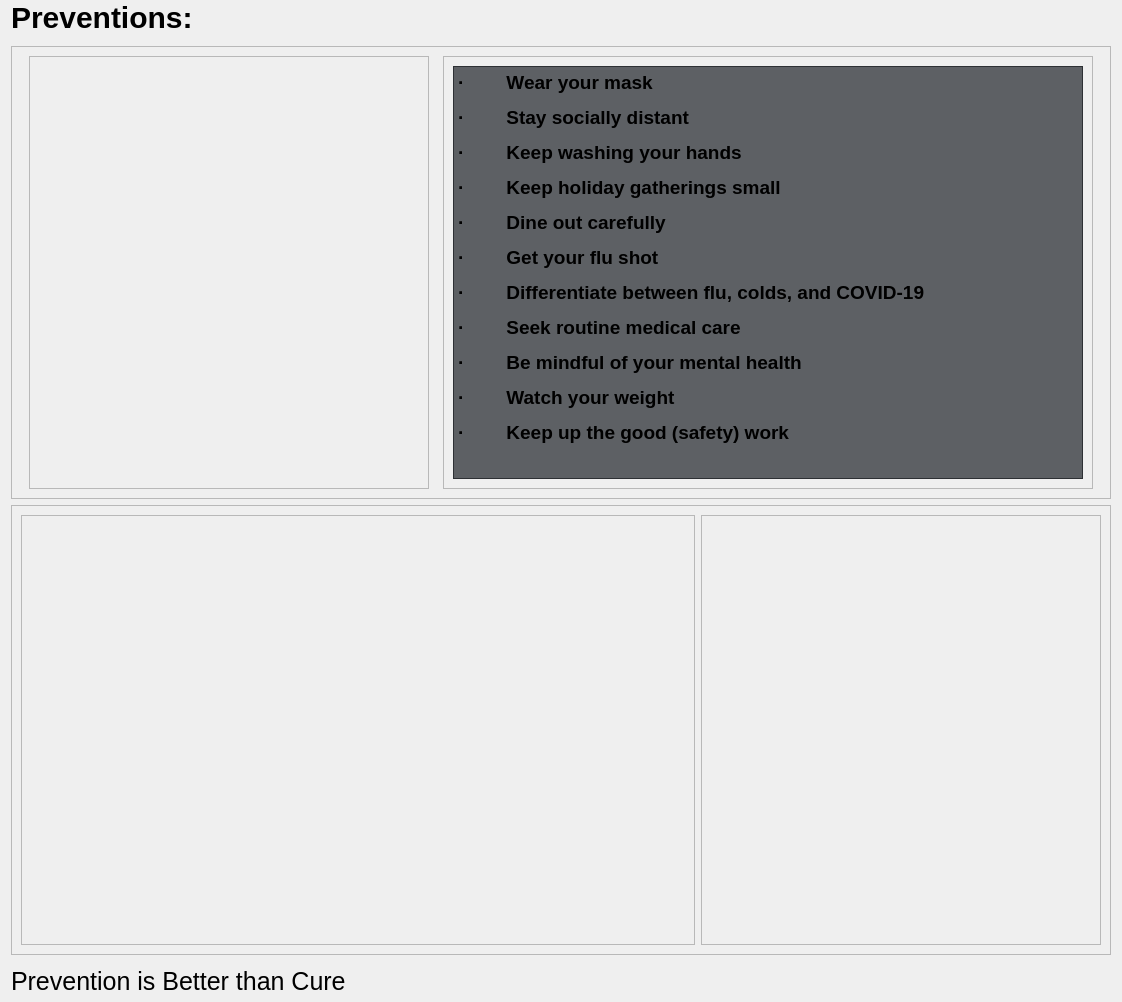
                             <widget class="QWidget" name="scrollAreaWidgetContents_3">
                              <property name="geometry">
                               <rect>
                                <x>0</x>
                                <y>0</y>
                                <width>1122</width>
                                <height>1002</height>
                               </rect>
                              </property>
                              <layout class="QVBoxLayout" name="verticalLayout_21">
                               <property name="topMargin">
                                <number>0</number>
                               </property>
                               <item>
                                <widget class="QLabel" name="label">
                                 <property name="minimumSize">
                                  <size>
                                   <width>0</width>
                                   <height>40</height>
                                  </size>
                                 </property>
                                 <property name="maximumSize">
                                  <size>
                                   <width>16777215</width>
                                   <height>40</height>
                                  </size>
                                 </property>
                                 <property name="styleSheet">
                                  <string notr="true">font-size: 30px;
font: bold;</string>
                                 </property>
                                 <property name="text">
                                  <string>Preventions:</string>
                                 </property>
                                 <property name="alignment">
                                  <set>Qt::AlignLeading|Qt::AlignLeft|Qt::AlignTop</set>
                                 </property>
                                </widget>
                               </item>
                               <item>
                                <widget class="QFrame" name="frame_4">
                                 <property name="minimumSize">
                                  <size>
                                   <width>0</width>
                                   <height>450</height>
                                  </size>
                                 </property>
                                 <property name="frameShape">
                                  <enum>QFrame::StyledPanel</enum>
                                 </property>
                                 <property name="frameShadow">
                                  <enum>QFrame::Raised</enum>
                                 </property>
                                 <layout class="QHBoxLayout" name="horizontalLayout_6">
                                  <item>
                                   <widget class="QFrame" name="frame_3">
                                    <property name="minimumSize">
                                     <size>
                                      <width>200</width>
                                      <height>300</height>
                                     </size>
                                    </property>
                                    <property name="maximumSize">
                                     <size>
                                      <width>400</width>
                                      <height>600</height>
                                     </size>
                                    </property>
                                    <property name="styleSheet">
                                     <string notr="true">border-image: url(:/images/images/images/things_you_should_do.png);</string>
                                    </property>
                                    <property name="frameShape">
                                     <enum>QFrame::StyledPanel</enum>
                                    </property>
                                    <property name="frameShadow">
                                     <enum>QFrame::Raised</enum>
                                    </property>
                                   </widget>
                                  </item>
                                  <item>
                                   <widget class="QFrame" name="frame">
                                    <property name="maximumSize">
                                     <size>
                                      <width>650</width>
                                      <height>16777215</height>
                                     </size>
                                    </property>
                                    <property name="frameShape">
                                     <enum>QFrame::StyledPanel</enum>
                                    </property>
                                    <property name="frameShadow">
                                     <enum>QFrame::Raised</enum>
                                    </property>
                                    <layout class="QVBoxLayout" name="verticalLayout_23">
                                     <item>
                                      <widget class="QTextEdit" name="textEdit_2">
                                       <property name="styleSheet">
                                        <string notr="true">background-color: rgba(33, 37, 43, 180)</string>
                                       </property>
                                       <property name="html">
                                        <string>&lt;!DOCTYPE HTML PUBLIC &quot;-//W3C//DTD HTML 4.0//EN&quot; &quot;http://www.w3.org/TR/REC-html40/strict.dtd&quot;&gt;
&lt;html&gt;&lt;head&gt;&lt;meta name=&quot;qrichtext&quot; content=&quot;1&quot; /&gt;&lt;style type=&quot;text/css&quot;&gt;
p, li { white-space: pre-wrap; }
&lt;/style&gt;&lt;/head&gt;&lt;body style=&quot; font-family:'Segoe UI'; font-size:10pt; font-weight:400; font-style:normal;&quot;&gt;
&lt;p style=&quot; margin-top:12px; margin-bottom:12px; margin-left:0px; margin-right:0px; -qt-block-indent:0; text-indent:0px;&quot;&gt;&lt;span style=&quot; font-family:'Symbol'; font-size:14pt; font-weight:600;&quot;&gt;·&lt;/span&gt;&lt;span style=&quot; font-family:'Times New Roman'; font-size:14pt; font-weight:600;&quot;&gt;        &lt;/span&gt;&lt;span style=&quot; font-size:14pt; font-weight:600;&quot;&gt;Wear your mask &lt;/span&gt;&lt;/p&gt;
&lt;p style=&quot; margin-top:12px; margin-bottom:12px; margin-left:0px; margin-right:0px; -qt-block-indent:0; text-indent:0px;&quot;&gt;&lt;span style=&quot; font-family:'Symbol'; font-size:14pt; font-weight:600;&quot;&gt;·&lt;/span&gt;&lt;span style=&quot; font-family:'Times New Roman'; font-size:14pt; font-weight:600;&quot;&gt;        &lt;/span&gt;&lt;span style=&quot; font-size:14pt; font-weight:600;&quot;&gt;Stay socially distant &lt;/span&gt;&lt;/p&gt;
&lt;p style=&quot; margin-top:12px; margin-bottom:12px; margin-left:0px; margin-right:0px; -qt-block-indent:0; text-indent:0px;&quot;&gt;&lt;span style=&quot; font-family:'Symbol'; font-size:14pt; font-weight:600;&quot;&gt;·&lt;/span&gt;&lt;span style=&quot; font-family:'Times New Roman'; font-size:14pt; font-weight:600;&quot;&gt;        &lt;/span&gt;&lt;span style=&quot; font-size:14pt; font-weight:600;&quot;&gt;Keep washing your hands &lt;/span&gt;&lt;/p&gt;
&lt;p style=&quot; margin-top:12px; margin-bottom:12px; margin-left:0px; margin-right:0px; -qt-block-indent:0; text-indent:0px;&quot;&gt;&lt;span style=&quot; font-family:'Symbol'; font-size:14pt; font-weight:600;&quot;&gt;·&lt;/span&gt;&lt;span style=&quot; font-family:'Times New Roman'; font-size:14pt; font-weight:600;&quot;&gt;        &lt;/span&gt;&lt;span style=&quot; font-size:14pt; font-weight:600;&quot;&gt;Keep holiday gatherings small &lt;/span&gt;&lt;/p&gt;
&lt;p style=&quot; margin-top:12px; margin-bottom:12px; margin-left:0px; margin-right:0px; -qt-block-indent:0; text-indent:0px;&quot;&gt;&lt;span style=&quot; font-family:'Symbol'; font-size:14pt; font-weight:600;&quot;&gt;·&lt;/span&gt;&lt;span style=&quot; font-family:'Times New Roman'; font-size:14pt; font-weight:600;&quot;&gt;        &lt;/span&gt;&lt;span style=&quot; font-size:14pt; font-weight:600;&quot;&gt;Dine out carefully &lt;/span&gt;&lt;/p&gt;
&lt;p style=&quot; margin-top:12px; margin-bottom:12px; margin-left:0px; margin-right:0px; -qt-block-indent:0; text-indent:0px;&quot;&gt;&lt;span style=&quot; font-family:'Symbol'; font-size:14pt; font-weight:600;&quot;&gt;·&lt;/span&gt;&lt;span style=&quot; font-family:'Times New Roman'; font-size:14pt; font-weight:600;&quot;&gt;        &lt;/span&gt;&lt;span style=&quot; font-size:14pt; font-weight:600;&quot;&gt;Get your flu shot &lt;/span&gt;&lt;/p&gt;
&lt;p style=&quot; margin-top:12px; margin-bottom:12px; margin-left:0px; margin-right:0px; -qt-block-indent:0; text-indent:0px;&quot;&gt;&lt;span style=&quot; font-family:'Symbol'; font-size:14pt; font-weight:600;&quot;&gt;·&lt;/span&gt;&lt;span style=&quot; font-family:'Times New Roman'; font-size:14pt; font-weight:600;&quot;&gt;        &lt;/span&gt;&lt;span style=&quot; font-size:14pt; font-weight:600;&quot;&gt;Differentiate between flu, colds, and COVID-19 &lt;/span&gt;&lt;/p&gt;
&lt;p style=&quot; margin-top:12px; margin-bottom:12px; margin-left:0px; margin-right:0px; -qt-block-indent:0; text-indent:0px;&quot;&gt;&lt;span style=&quot; font-family:'Symbol'; font-size:14pt; font-weight:600;&quot;&gt;·&lt;/span&gt;&lt;span style=&quot; font-family:'Times New Roman'; font-size:14pt; font-weight:600;&quot;&gt;        &lt;/span&gt;&lt;span style=&quot; font-size:14pt; font-weight:600;&quot;&gt;Seek routine medical care &lt;/span&gt;&lt;/p&gt;
&lt;p style=&quot; margin-top:12px; margin-bottom:12px; margin-left:0px; margin-right:0px; -qt-block-indent:0; text-indent:0px;&quot;&gt;&lt;span style=&quot; font-family:'Symbol'; font-size:14pt; font-weight:600;&quot;&gt;·&lt;/span&gt;&lt;span style=&quot; font-family:'Times New Roman'; font-size:14pt; font-weight:600;&quot;&gt;        &lt;/span&gt;&lt;span style=&quot; font-size:14pt; font-weight:600;&quot;&gt;Be mindful of your mental health &lt;/span&gt;&lt;/p&gt;
&lt;p style=&quot; margin-top:12px; margin-bottom:12px; margin-left:0px; margin-right:0px; -qt-block-indent:0; text-indent:0px;&quot;&gt;&lt;span style=&quot; font-family:'Symbol'; font-size:14pt; font-weight:600;&quot;&gt;·&lt;/span&gt;&lt;span style=&quot; font-family:'Times New Roman'; font-size:14pt; font-weight:600;&quot;&gt;        &lt;/span&gt;&lt;span style=&quot; font-size:14pt; font-weight:600;&quot;&gt;Watch your weight &lt;/span&gt;&lt;/p&gt;
&lt;p style=&quot; margin-top:12px; margin-bottom:12px; margin-left:0px; margin-right:0px; -qt-block-indent:0; text-indent:0px;&quot;&gt;&lt;span style=&quot; font-family:'Symbol'; font-size:14pt; font-weight:600;&quot;&gt;·&lt;/span&gt;&lt;span style=&quot; font-family:'Times New Roman'; font-size:14pt; font-weight:600;&quot;&gt;        &lt;/span&gt;&lt;span style=&quot; font-size:14pt; font-weight:600;&quot;&gt;Keep up the good (safety) work &lt;/span&gt;&lt;/p&gt;&lt;/body&gt;&lt;/html&gt;</string>
                                       </property>
                                      </widget>
                                     </item>
                                    </layout>
                                   </widget>
                                  </item>
                                 </layout>
                                </widget>
                               </item>
                               <item>
                                <widget class="QFrame" name="frame_2">
                                 <property name="minimumSize">
                                  <size>
                                   <width>0</width>
                                   <height>450</height>
                                  </size>
                                 </property>
                                 <property name="frameShape">
                                  <enum>QFrame::StyledPanel</enum>
                                 </property>
                                 <property name="frameShadow">
                                  <enum>QFrame::Raised</enum>
                                 </property>
                                 <layout class="QHBoxLayout" name="horizontalLayout_13">
                                  <item>
                                   <widget class="QFrame" name="frame_9">
                                    <property name="frameShape">
                                     <enum>QFrame::StyledPanel</enum>
                                    </property>
                                    <property name="frameShadow">
                                     <enum>QFrame::Raised</enum>
                                    </property>
                                   </widget>
                                  </item>
                                  <item>
                                   <widget class="QFrame" name="frame_10">
                                    <property name="maximumSize">
                                     <size>
                                      <width>400</width>
                                      <height>600</height>
                                     </size>
                                    </property>
                                    <property name="styleSheet">
                                     <string notr="true">border-image: url(:/images/images/images/get_vaccinated.png);</string>
                                    </property>
                                    <property name="frameShape">
                                     <enum>QFrame::StyledPanel</enum>
                                    </property>
                                    <property name="frameShadow">
                                     <enum>QFrame::Raised</enum>
                                    </property>
                                   </widget>
                                  </item>
                                 </layout>
                                </widget>
                               </item>
                               <item>
                                <widget class="QLabel" name="label_2">
                                 <property name="minimumSize">
                                  <size>
                                   <width>0</width>
                                   <height>30</height>
                                  </size>
                                 </property>
                                 <property name="maximumSize">
                                  <size>
                                   <width>16777215</width>
                                   <height>20</height>
                                  </size>
                                 </property>
                                 <property name="font">
                                  <font>
                                   <family>Segoe UI</family>
                                   <pointsize>-1</pointsize>
                                   <weight>50</weight>
                                   <italic>false</italic>
                                   <bold>false</bold>
                                  </font>
                                 </property>
                                 <property name="styleSheet">
                                  <string notr="true">font: 25px;
text: bold;</string>
                                 </property>
                                 <property name="text">
                                  <string>Prevention is Better than Cure</string>
                                 </property>
                                </widget>
                               </item>
                              </layout>
                             </widget>
